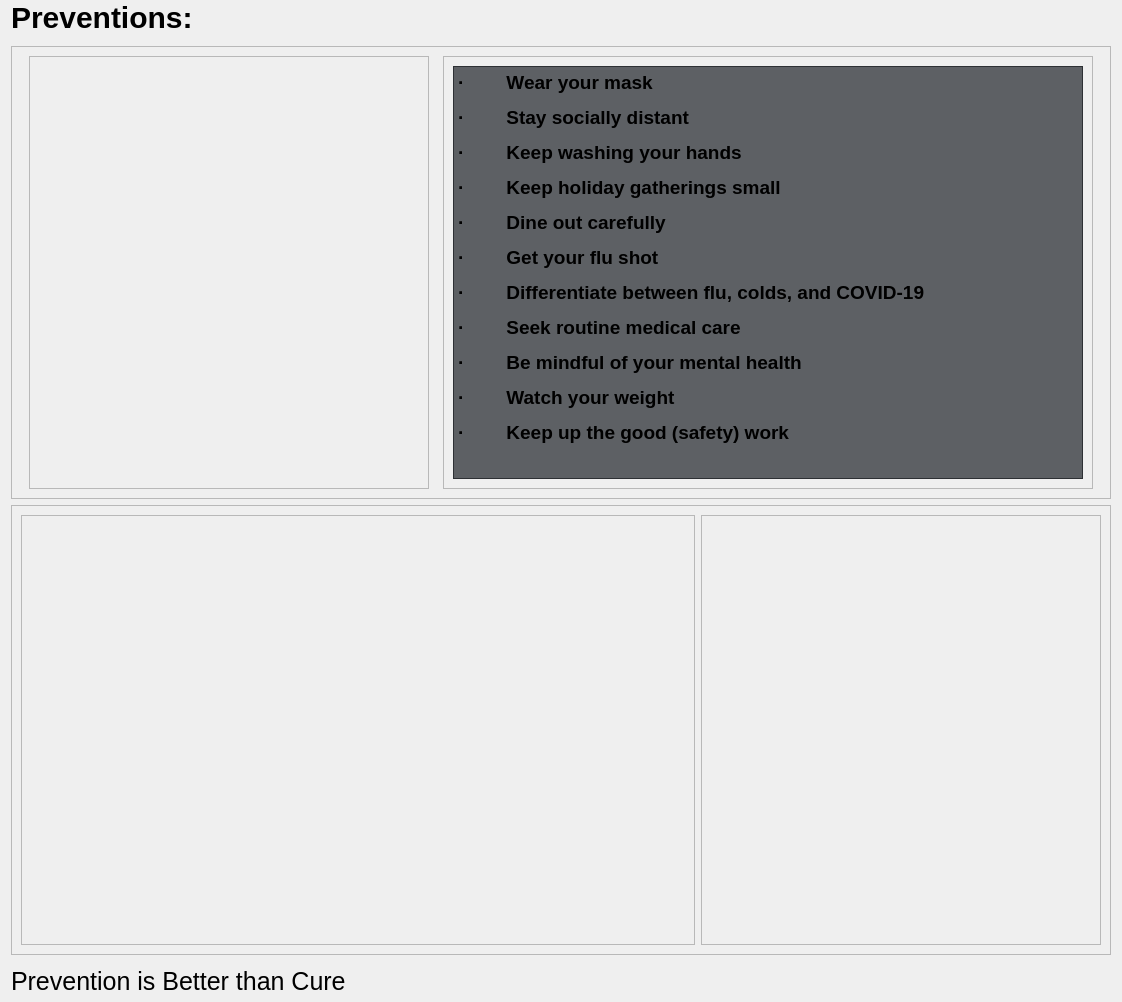
                             <widget class="QWidget" name="scrollAreaWidgetContents_3">
                              <property name="geometry">
                               <rect>
                                <x>0</x>
                                <y>0</y>
                                <width>1122</width>
                                <height>1002</height>
                               </rect>
                              </property>
                              <layout class="QVBoxLayout" name="verticalLayout_21">
                               <property name="topMargin">
                                <number>0</number>
                               </property>
                               <item>
                                <widget class="QLabel" name="label">
                                 <property name="minimumSize">
                                  <size>
                                   <width>0</width>
                                   <height>40</height>
                                  </size>
                                 </property>
                                 <property name="maximumSize">
                                  <size>
                                   <width>16777215</width>
                                   <height>40</height>
                                  </size>
                                 </property>
                                 <property name="styleSheet">
                                  <string notr="true">font-size: 30px;
font: bold;</string>
                                 </property>
                                 <property name="text">
                                  <string>Preventions:</string>
                                 </property>
                                 <property name="alignment">
                                  <set>Qt::AlignLeading|Qt::AlignLeft|Qt::AlignTop</set>
                                 </property>
                                </widget>
                               </item>
                               <item>
                                <widget class="QFrame" name="frame_4">
                                 <property name="minimumSize">
                                  <size>
                                   <width>0</width>
                                   <height>450</height>
                                  </size>
                                 </property>
                                 <property name="frameShape">
                                  <enum>QFrame::StyledPanel</enum>
                                 </property>
                                 <property name="frameShadow">
                                  <enum>QFrame::Raised</enum>
                                 </property>
                                 <layout class="QHBoxLayout" name="horizontalLayout_6">
                                  <item>
                                   <widget class="QFrame" name="frame_3">
                                    <property name="minimumSize">
                                     <size>
                                      <width>200</width>
                                      <height>300</height>
                                     </size>
                                    </property>
                                    <property name="maximumSize">
                                     <size>
                                      <width>400</width>
                                      <height>600</height>
                                     </size>
                                    </property>
                                    <property name="styleSheet">
                                     <string notr="true">border-image: url(:/images/images/images/things_you_should_do.png);</string>
                                    </property>
                                    <property name="frameShape">
                                     <enum>QFrame::StyledPanel</enum>
                                    </property>
                                    <property name="frameShadow">
                                     <enum>QFrame::Raised</enum>
                                    </property>
                                   </widget>
                                  </item>
                                  <item>
                                   <widget class="QFrame" name="frame">
                                    <property name="maximumSize">
                                     <size>
                                      <width>650</width>
                                      <height>16777215</height>
                                     </size>
                                    </property>
                                    <property name="frameShape">
                                     <enum>QFrame::StyledPanel</enum>
                                    </property>
                                    <property name="frameShadow">
                                     <enum>QFrame::Raised</enum>
                                    </property>
                                    <layout class="QVBoxLayout" name="verticalLayout_23">
                                     <item>
                                      <widget class="QTextEdit" name="textEdit_2">
                                       <property name="styleSheet">
                                        <string notr="true">background-color: rgba(33, 37, 43, 180)</string>
                                       </property>
                                       <property name="html">
                                        <string>&lt;!DOCTYPE HTML PUBLIC &quot;-//W3C//DTD HTML 4.0//EN&quot; &quot;http://www.w3.org/TR/REC-html40/strict.dtd&quot;&gt;
&lt;html&gt;&lt;head&gt;&lt;meta name=&quot;qrichtext&quot; content=&quot;1&quot; /&gt;&lt;style type=&quot;text/css&quot;&gt;
p, li { white-space: pre-wrap; }
&lt;/style&gt;&lt;/head&gt;&lt;body style=&quot; font-family:'Segoe UI'; font-size:10pt; font-weight:400; font-style:normal;&quot;&gt;
&lt;p style=&quot; margin-top:12px; margin-bottom:12px; margin-left:0px; margin-right:0px; -qt-block-indent:0; text-indent:0px;&quot;&gt;&lt;span style=&quot; font-family:'Symbol'; font-size:14pt; font-weight:600;&quot;&gt;·&lt;/span&gt;&lt;span style=&quot; font-family:'Times New Roman'; font-size:14pt; font-weight:600;&quot;&gt;        &lt;/span&gt;&lt;span style=&quot; font-size:14pt; font-weight:600;&quot;&gt;Wear your mask &lt;/span&gt;&lt;/p&gt;
&lt;p style=&quot; margin-top:12px; margin-bottom:12px; margin-left:0px; margin-right:0px; -qt-block-indent:0; text-indent:0px;&quot;&gt;&lt;span style=&quot; font-family:'Symbol'; font-size:14pt; font-weight:600;&quot;&gt;·&lt;/span&gt;&lt;span style=&quot; font-family:'Times New Roman'; font-size:14pt; font-weight:600;&quot;&gt;        &lt;/span&gt;&lt;span style=&quot; font-size:14pt; font-weight:600;&quot;&gt;Stay socially distant &lt;/span&gt;&lt;/p&gt;
&lt;p style=&quot; margin-top:12px; margin-bottom:12px; margin-left:0px; margin-right:0px; -qt-block-indent:0; text-indent:0px;&quot;&gt;&lt;span style=&quot; font-family:'Symbol'; font-size:14pt; font-weight:600;&quot;&gt;·&lt;/span&gt;&lt;span style=&quot; font-family:'Times New Roman'; font-size:14pt; font-weight:600;&quot;&gt;        &lt;/span&gt;&lt;span style=&quot; font-size:14pt; font-weight:600;&quot;&gt;Keep washing your hands &lt;/span&gt;&lt;/p&gt;
&lt;p style=&quot; margin-top:12px; margin-bottom:12px; margin-left:0px; margin-right:0px; -qt-block-indent:0; text-indent:0px;&quot;&gt;&lt;span style=&quot; font-family:'Symbol'; font-size:14pt; font-weight:600;&quot;&gt;·&lt;/span&gt;&lt;span style=&quot; font-family:'Times New Roman'; font-size:14pt; font-weight:600;&quot;&gt;        &lt;/span&gt;&lt;span style=&quot; font-size:14pt; font-weight:600;&quot;&gt;Keep holiday gatherings small &lt;/span&gt;&lt;/p&gt;
&lt;p style=&quot; margin-top:12px; margin-bottom:12px; margin-left:0px; margin-right:0px; -qt-block-indent:0; text-indent:0px;&quot;&gt;&lt;span style=&quot; font-family:'Symbol'; font-size:14pt; font-weight:600;&quot;&gt;·&lt;/span&gt;&lt;span style=&quot; font-family:'Times New Roman'; font-size:14pt; font-weight:600;&quot;&gt;        &lt;/span&gt;&lt;span style=&quot; font-size:14pt; font-weight:600;&quot;&gt;Dine out carefully &lt;/span&gt;&lt;/p&gt;
&lt;p style=&quot; margin-top:12px; margin-bottom:12px; margin-left:0px; margin-right:0px; -qt-block-indent:0; text-indent:0px;&quot;&gt;&lt;span style=&quot; font-family:'Symbol'; font-size:14pt; font-weight:600;&quot;&gt;·&lt;/span&gt;&lt;span style=&quot; font-family:'Times New Roman'; font-size:14pt; font-weight:600;&quot;&gt;        &lt;/span&gt;&lt;span style=&quot; font-size:14pt; font-weight:600;&quot;&gt;Get your flu shot &lt;/span&gt;&lt;/p&gt;
&lt;p style=&quot; margin-top:12px; margin-bottom:12px; margin-left:0px; margin-right:0px; -qt-block-indent:0; text-indent:0px;&quot;&gt;&lt;span style=&quot; font-family:'Symbol'; font-size:14pt; font-weight:600;&quot;&gt;·&lt;/span&gt;&lt;span style=&quot; font-family:'Times New Roman'; font-size:14pt; font-weight:600;&quot;&gt;        &lt;/span&gt;&lt;span style=&quot; font-size:14pt; font-weight:600;&quot;&gt;Differentiate between flu, colds, and COVID-19 &lt;/span&gt;&lt;/p&gt;
&lt;p style=&quot; margin-top:12px; margin-bottom:12px; margin-left:0px; margin-right:0px; -qt-block-indent:0; text-indent:0px;&quot;&gt;&lt;span style=&quot; font-family:'Symbol'; font-size:14pt; font-weight:600;&quot;&gt;·&lt;/span&gt;&lt;span style=&quot; font-family:'Times New Roman'; font-size:14pt; font-weight:600;&quot;&gt;        &lt;/span&gt;&lt;span style=&quot; font-size:14pt; font-weight:600;&quot;&gt;Seek routine medical care &lt;/span&gt;&lt;/p&gt;
&lt;p style=&quot; margin-top:12px; margin-bottom:12px; margin-left:0px; margin-right:0px; -qt-block-indent:0; text-indent:0px;&quot;&gt;&lt;span style=&quot; font-family:'Symbol'; font-size:14pt; font-weight:600;&quot;&gt;·&lt;/span&gt;&lt;span style=&quot; font-family:'Times New Roman'; font-size:14pt; font-weight:600;&quot;&gt;        &lt;/span&gt;&lt;span style=&quot; font-size:14pt; font-weight:600;&quot;&gt;Be mindful of your mental health &lt;/span&gt;&lt;/p&gt;
&lt;p style=&quot; margin-top:12px; margin-bottom:12px; margin-left:0px; margin-right:0px; -qt-block-indent:0; text-indent:0px;&quot;&gt;&lt;span style=&quot; font-family:'Symbol'; font-size:14pt; font-weight:600;&quot;&gt;·&lt;/span&gt;&lt;span style=&quot; font-family:'Times New Roman'; font-size:14pt; font-weight:600;&quot;&gt;        &lt;/span&gt;&lt;span style=&quot; font-size:14pt; font-weight:600;&quot;&gt;Watch your weight &lt;/span&gt;&lt;/p&gt;
&lt;p style=&quot; margin-top:12px; margin-bottom:12px; margin-left:0px; margin-right:0px; -qt-block-indent:0; text-indent:0px;&quot;&gt;&lt;span style=&quot; font-family:'Symbol'; font-size:14pt; font-weight:600;&quot;&gt;·&lt;/span&gt;&lt;span style=&quot; font-family:'Times New Roman'; font-size:14pt; font-weight:600;&quot;&gt;        &lt;/span&gt;&lt;span style=&quot; font-size:14pt; font-weight:600;&quot;&gt;Keep up the good (safety) work &lt;/span&gt;&lt;/p&gt;&lt;/body&gt;&lt;/html&gt;</string>
                                       </property>
                                      </widget>
                                     </item>
                                    </layout>
                                   </widget>
                                  </item>
                                 </layout>
                                </widget>
                               </item>
                               <item>
                                <widget class="QFrame" name="frame_2">
                                 <property name="minimumSize">
                                  <size>
                                   <width>0</width>
                                   <height>450</height>
                                  </size>
                                 </property>
                                 <property name="frameShape">
                                  <enum>QFrame::StyledPanel</enum>
                                 </property>
                                 <property name="frameShadow">
                                  <enum>QFrame::Raised</enum>
                                 </property>
                                 <layout class="QHBoxLayout" name="horizontalLayout_13">
                                  <item>
                                   <widget class="QFrame" name="frame_9">
                                    <property name="frameShape">
                                     <enum>QFrame::StyledPanel</enum>
                                    </property>
                                    <property name="frameShadow">
                                     <enum>QFrame::Raised</enum>
                                    </property>
                                   </widget>
                                  </item>
                                  <item>
                                   <widget class="QFrame" name="frame_10">
                                    <property name="maximumSize">
                                     <size>
                                      <width>400</width>
                                      <height>600</height>
                                     </size>
                                    </property>
                                    <property name="styleSheet">
                                     <string notr="true">border-image: url(:/images/images/images/get_vaccinated.png);</string>
                                    </property>
                                    <property name="frameShape">
                                     <enum>QFrame::StyledPanel</enum>
                                    </property>
                                    <property name="frameShadow">
                                     <enum>QFrame::Raised</enum>
                                    </property>
                                   </widget>
                                  </item>
                                 </layout>
                                </widget>
                               </item>
                               <item>
                                <widget class="QLabel" name="label_2">
                                 <property name="minimumSize">
                                  <size>
                                   <width>0</width>
                                   <height>30</height>
                                  </size>
                                 </property>
                                 <property name="maximumSize">
                                  <size>
                                   <width>16777215</width>
                                   <height>20</height>
                                  </size>
                                 </property>
                                 <property name="font">
                                  <font>
                                   <family>Segoe UI</family>
                                   <pointsize>-1</pointsize>
                                   <weight>50</weight>
                                   <italic>false</italic>
                                   <bold>false</bold>
                                  </font>
                                 </property>
                                 <property name="styleSheet">
                                  <string notr="true">font: 25px;
text: bold;</string>
                                 </property>
                                 <property name="text">
                                  <string>Prevention is Better than Cure</string>
                                 </property>
                                </widget>
                               </item>
                              </layout>
                             </widget>
